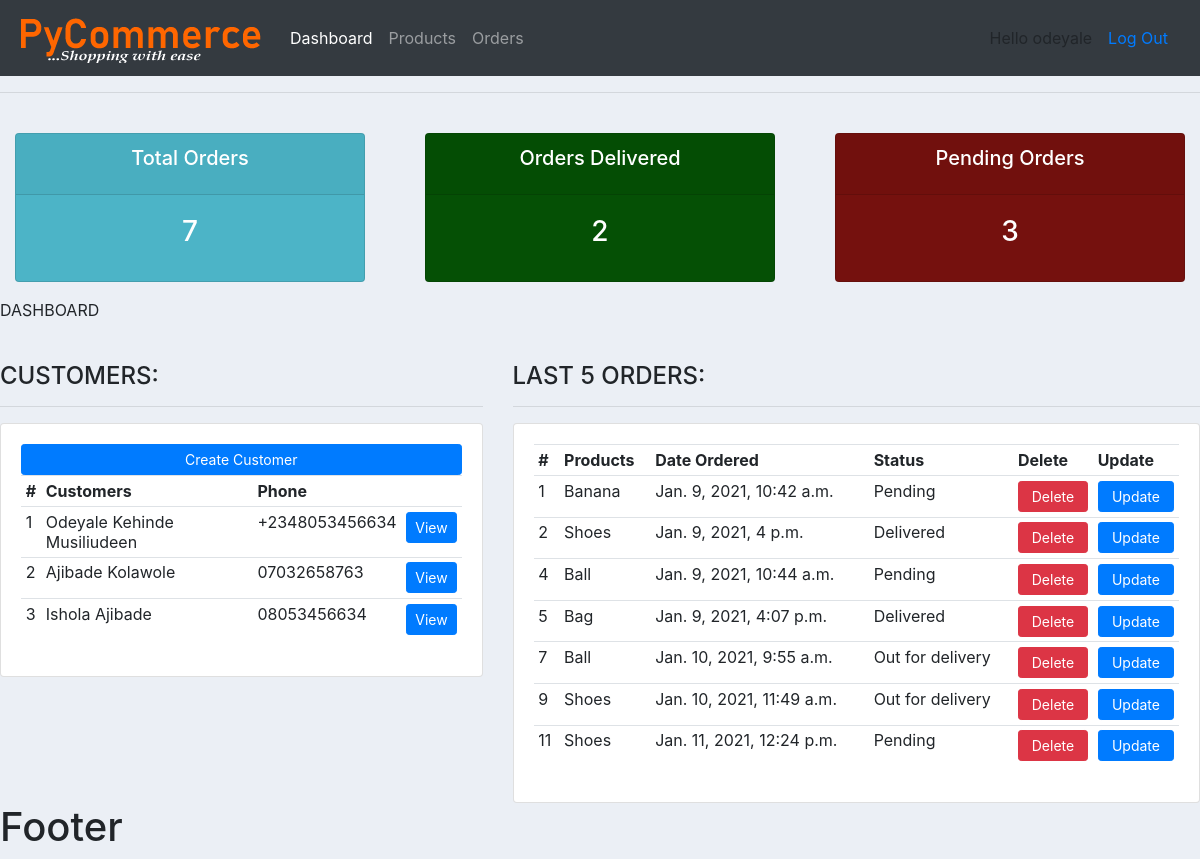
Page / (signed in) on the earlier database version.
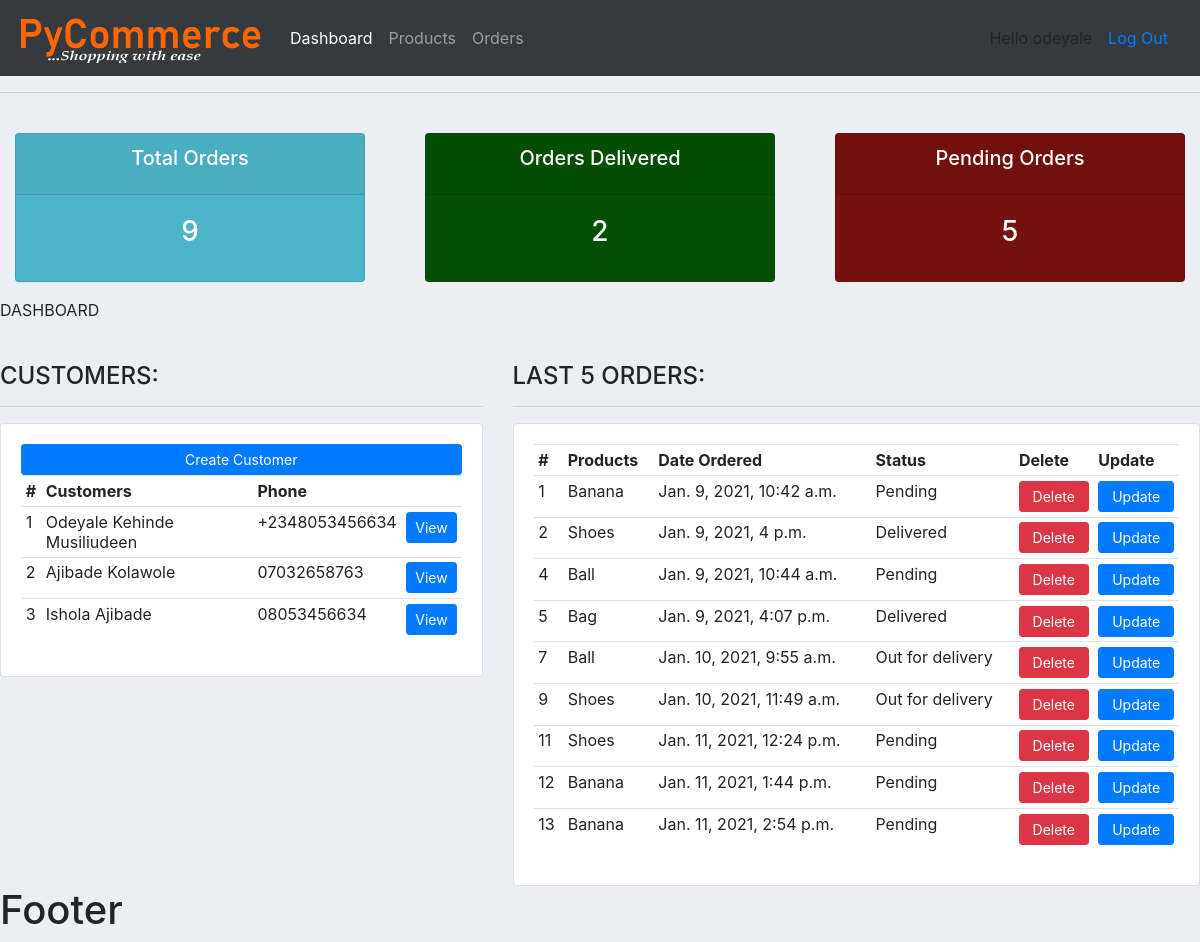
Same page on the later database version.
### accounts/models.py (models this page shows, shortened)
class Customer(models.Model):
    name = models.CharField(max_length=200, null=True)
    phone = models.CharField(max_length=200, null=True)
    email = models.CharField(max_length=200, null=True)
    date_created = models.DateTimeField(auto_now=True, null=True)

class Order(models.Model):
    STATUS = (('Pending', 'Pending'),
              ('Out for delivery', 'Out for delivery'),
              ('Delivered', 'Delivered') )
    status = models.CharField(max_length=200, null=True, choices=STATUS)
    customer = models.ForeignKey(Customer, null=True, on_delete=models.SET_NULL)
    product = models.ForeignKey(Product, null=True, on_delete=models.SET_NULL)
    date_created = models.DateTimeField(auto_now=True, null=True)

class Product(models.Model):
    CATEGORY = (('Indoor', 'Indoor'),
              ('Outdoor', 'Outdoor'))
    name = models.CharField(max_length=200, null=True)
    description = models.TextField(max_length=300, null=True)
    price = models.FloatField(null=True)
    category = models.CharField(max_length=200, null=True, choices=CATEGORY)
    date_created = models.DateTimeField(auto_now=True, null=True)
    tag = models.ManyToManyField(Tag)

### accounts/views.py (the view)
# urls.py: path('', views.home, name='home'),
@login_required(login_url='login')
def home(request):
    orders = Order.objects.all()
    customers = Customer.objects.all()
    delivered = orders.filter(status='Delivered').count()
    pending = orders.filter(status='Pending').count()
    total_order = orders.count()
    context = {'orders': orders, 'customers':customers, 'delivered':delivered, 'pending':pending, 'total_order':total_order}
    return render(request, 'accounts/dashboard.html', context)

### accounts/templates/accounts/dashboard.html
{% extends 'accounts/main.html' %}
{% block content %}
{% include 'accounts/status.html' %}
<p>DASHBOARD</p>
<br>
<div class="row">
  <div class="col-md-5">
      <h4>CUSTOMERS:</h4>
      <hr></hr>
      <div class="card card-body">
          <a class="btn btn-primary btn-sm btn-block" href="">Create Customer</a>
      <table class="table table-sm">
          <tr>
              <th>#</th>
              <th>Customers</th>
              <th>Phone</th>
              <th></th>
          </tr>
          {% for customer in customers %}
          <tr>
              <td>{{customer.id}}</td>
              <td>{{customer.name}}</td>
              <td>{{customer.phone}}</td>
              <td><a class="btn btn-primary btn-sm btn-block" href="{% url 'customer' customer.id %}">View</a></td>
                        </tr>
         {% endfor %}
      </table>
      </div>
  </div>
  <div class="col-md-7">
      <h4>LAST 5 ORDERS:</h4>
      <hr></hr>
      <div class="card card-body">
      <table class="table table-sm">
          <tr>
              <th>#</th>
              <th>Products</th>
              <th>Date Ordered</th>
              <th>Status</th>
              <th>Delete</th>
              <th>Update</th>
          </tr>
          {% for order in orders %}
          <tr>
              <td>{{order.id}}</td>
              <td>{{order.product.name}}</td>
              <td>{{order.date_created}}</td>
              <td>{{order.status}}</td>
              <td><a class="btn btn-danger btn-sm btn-block" href="{% url 'delete_order' order.id %}">Delete</a></td>
              <td><a class="btn btn-primary btn-sm btn-block" href="{% url 'update_order' order.id %}">Update</a></td>
          </tr>
         {% endfor %}
      </table>
      </div>
  </div>
</div>
{% endblock %}

### accounts/templates/accounts/main.html (shortened to what this page needs)
{% load static %}
<html>
    <head>
        <link rel="stylesheet" href="https://stackpath.bootstrapcdn.com/bootstrap/4.3.1/css/bootstrap.min.css">
        <link rel="stylesheet" href="{% static '/css/main.css' %}">
    </head>
    <body>
        {% include 'accounts/navbar.html' %}
        <hr>
        {%block content%}
        {% endblock %}
        <h1>Footer</h1>
    </body>
</html>

### accounts/templates/accounts/navbar.html (shortened to what this page needs)
{% load static %}
<nav class="navbar navbar-expand-lg navbar-dark bg-dark">
    <a class="navbar-brand" href="/"><img src="{% static '/images/logo1.png'%}"></a>
    <div class="collapse navbar-collapse" id="navbarNav">
      <ul class="navbar-nav">
        <li class="nav-item active">
          <a class="nav-link" href="{% url 'home' %}">Dashboard <span class="sr-only">(current)</span></a>
        </li>
        <li class="nav-item">
          <a class="nav-link" href="{% url 'products' %}">Products</a>
        </li>
        <li class="nav-item">
          <a class="nav-link" href="{% url 'orders' %}">Orders</a>
        </li>
      </ul>
    </div>
    <span>Hello {{request.user}}</span>
    <span><a class="nav-link" href="{% url 'login' %}">Log Out</a></span>
  </nav>

### accounts/templates/accounts/status.html
<br>
<div class="row">
    <div class="col">
        <div class="col-md">
            <div class="card text-center text-white mb-3" id="total-orders">
                <div class="card-header">
                    <h5 class="card-title">Total Orders</h5>
                </div>
                <div class="card-body">
                    <h3 class="card-title">
                        {{total_order}}
                    </h3>
                </div>
            </div>
        </div>
    </div>
    <div class="col">
        <div class="col-md">
            <div class="card text-center text-white mb-3" id="orders-delivered">
                <div class="card-header">
                    <h5 class="card-title">Orders Delivered</h5>
                </div>
                <div class="card-body">
                    <h3 class="card-title">
                        {{delivered}}
                    </h3>
                </div>
            </div>
        </div>
    </div>
    <div class="col">
        <div class="col-md">
            <div class="card text-center text-white mb-3" id="orders-pending">
                <div class="card-header">
                    <h5 class="card-title">Pending Orders</h5>
                </div>
                <div class="card-body">
                    <h3 class="card-title">
                        {{pending}}
                    </h3>
                </div>
            </div>
        </div>
    </div>
</div>

### accounts/static/css/main.css (style rules this page uses)
body { background-color:#ebeff5; }
#total-orders { background-color: #4cb4c7; }
#orders-delivered { background-color: #055005; }
#orders-pending { background-color: #75110e; }

Differences in the rows shown:
added Order: id "12", product.name "Banana", date_created "Jan. 11, 2021, 1:44 p.m.", status "Pending"
added Order: id "13", product.name "Banana", date_created "Jan. 11, 2021, 2:54 p.m.", status "Pending"
Other differences:
{{ total_order }}: "7" → "9"
{{ pending }}: "3" → "5"
